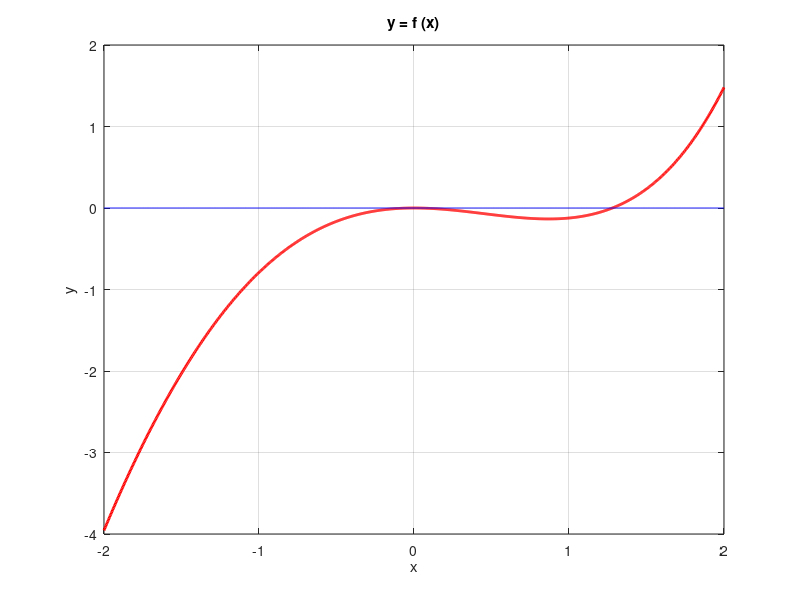
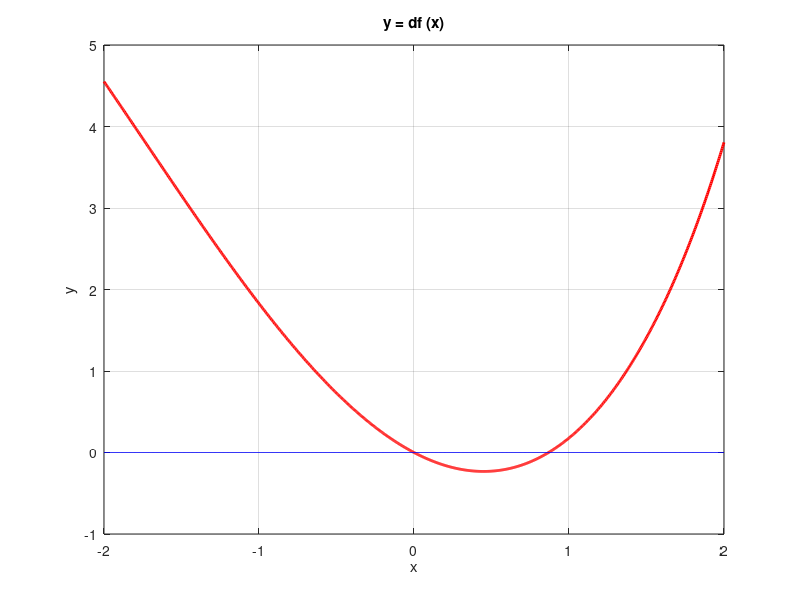
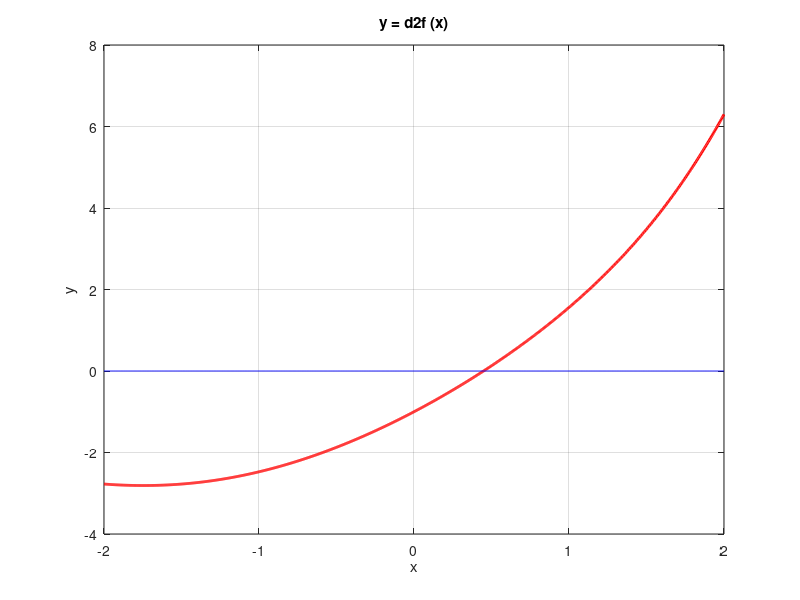

Write MATLAB code to recreate these figures, in order. (Note: this script raises an error after producing the figures.)
clear all 
close all
clc
%% Point 1
% plot the function f and its two first derivatives
x = linspace (-2, 2, 1001);
fun = @(x) exp (x) - x.^2 - sin (x) - 1;

figure (1)
plot (x, fun (x), 'r', 'LineWidth', 2)
hold on, grid on
plot (x, zeros (size (x)), 'b')
xlabel ('x')
ylabel ('y')
title ('y = f (x)')

figure (2)           
dfun = @(x) exp (x) - 2*x - cos (x); 
plot (x, dfun (x), 'r', 'LineWidth', 2) 
hold on, grid on   
plot (x, zeros (size (x)), 'b')
xlabel ('x')          
ylabel ('y')          
title ('y = df (x)')   

figure (3) 
d2fun = @(x) exp (x) - 2 + sin (x); 
plot (x, d2fun (x), 'r', 'LineWidth', 2)
hold on, grid on  
plot (x, zeros (size (x)), 'b')  
xlabel ('x')         
ylabel ('y')         
title ('y = d2f (x)')     

% x=0 multiplicity m=2
% x=1.2797 simple root
%% Point 2
% Newton Method for the root with multiplicity m=2
x0 = 0.1; 
nmax = 100; 
tol = 1e-6;     
disp ('Newton Method for the root with multiplicity m=2')
[x, xvect] = newton (fun,dfun, x0,tol, nmax);

% Estimate of the order and the convergence factor
[p, c] = estimatep (xvect);

% Grafico dell'errore in funzione delle iterazioni
x1 = 0;                     
err_exact = abs (xvect - x1);         
figure (4)   
semilogy (1:numel(err_exact ), err_exact , 'b*')       
grid on                     
xlim ([1, numel(err_exact )])                 
xlabel ('iterations')              
ylabel ('error')                
title ('Linear Convergence for Newton on x = 0')

%% Point 3
% Newton Method for the simple root
x0 = 1.2; 
disp ('Newton Method for the simple root')
[x, xvect] = newton (fun,dfun, x0,tol, nmax);

% estimate of the order and the convergence factor
[p, c] = estimatep (xvect); 

% Plot of the error as function of the iterations
x2 = 1.279701331000996;                 
true_error = abs (xvect - x2);             
figure (5)                       
semilogy (1:numel(true_error), true_error, 'b*')         
grid on                         
xlabel ('iterations')                  
ylabel ('error')                    
title ('Quadratic Convergence for Newton on x = 1.27..')
